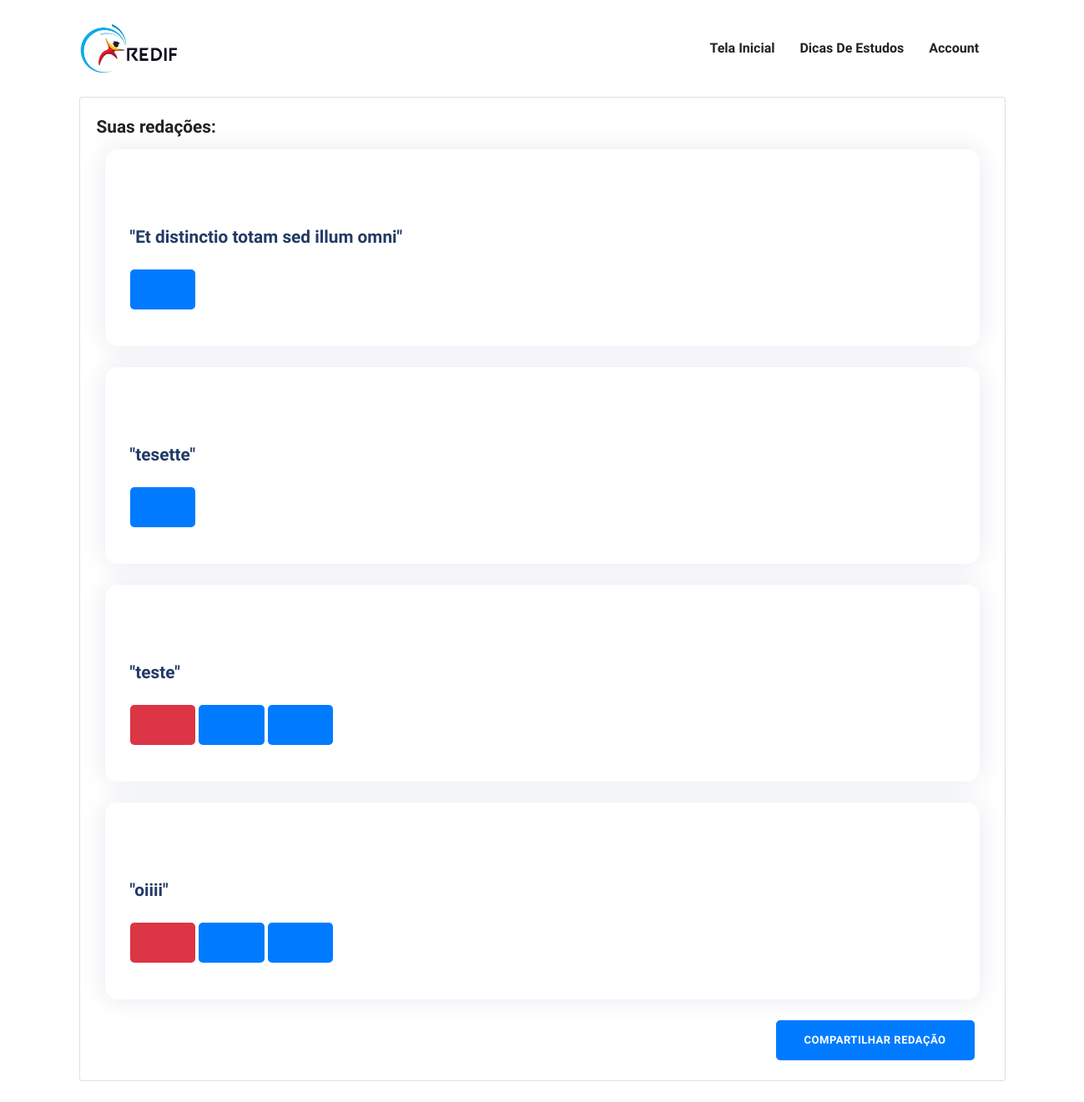
/redif/listar/ (signed in), run on an earlier commit of the app's database.
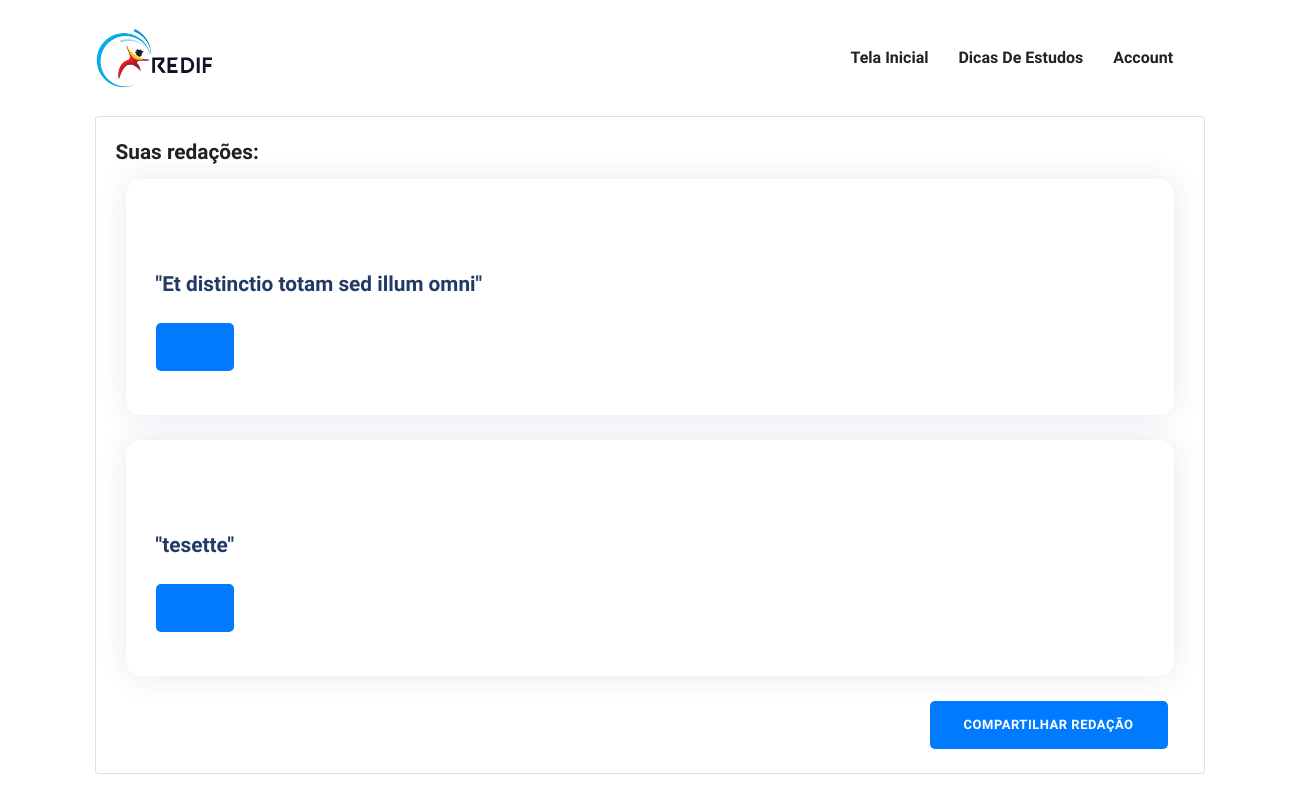
And on a later commit of the database.
### RedifApp/models.py (models this page shows)
class Redacao(models.Model):
    titulo = models.CharField(
        max_length = 45,
        blank = False,
        null = False,
    )
    area = models.CharField(
        blank=False,
        null = False,
        max_length=45,
    )
    tema = models.CharField(
        blank=False,
        null = False,
        max_length=45,
    )
    data_criacao = models.DateTimeField(
        blank=False,
        null = False,
        default= date.today,
    )
    conteudo = models.TextField(
        blank = False,
        null = False,
        max_length= 15000
    )
    comentario = models.TextField(
        max_length=300,
        blank= True,
        null= True,
        default=None
    )
    fk_autor = models.ForeignKey(
        User,
        on_delete=models.CASCADE,
    )

### RedifApp/views.py (the view)
# urls.py: path("listar/", views.listarRedacao, name='listarRedacao'),
def listarRedacao(request):
    Redacoes = Redacao.objects.all()
    context = {
        'Redacao': Redacoes,
        'Usuario' : usuario(request),
    }
    return render(request,'redacao/listar.html', context)

### RedifApp/views.py (called while the page is built)
def usuario(request):
    Usuario = False
    if User.is_authenticated:
        try:
            Usuario = request.user.id
            Usuario = User.objects.get(pk=Usuario)
        except: pass
    return Usuario

### templates/redacao/listar.html (shortened to what this page needs)
{% extends '-index.html' %}
{% load static %}
{%load static%}
{% block content %}
<div class="row">
    <div class="col-12">
        <div class="card">
            <div class="card-body">
                <h4 class="card-title">Suas redações: </h1>
                {% if Redacao %}
                {% for r in Redacao %}
                <div class="feature-item mb-5 mb-lg-0">
                    <div class="row">
                        <div class="col-sm-12">
                            <div class="feature-icon mb-4"><i class="icofont-file-text"></i>
                            <a href="/redif/detalhar/{{ r.id }}"><h4 class="mb-3">"{{r.titulo}}"</h4></a></div>
                            <div class="row">
                                <div class="col-sm-6">
                                    {% if r.fk_autor.id == Usuario.id%}
                                    <a href="/redif/deletar/{{ r.id }}">
                                        <button type="button" class="btn mb-1 btn-danger">
                                            <i class="icofont-bin"></i>
                                        </button>
                                    </a>
                                    <a href="/redif/editar/{{ r.id }}">
                                        <button type="button" class="btn mb-1 btn-primary">
                                            <span class="btn-icon-right"> <i class="icofont-edit"></i></span>
                                        </button>
                                    </a>
                                    {% endif %}
                                    <a href="/redif/detalhar/{{ r.id }}">
                                        <button type="button" class="btn mb-1 btn-primary">
                                            <span class="btn-icon-right"> <i class="icofont-external-link"></i></i></span>
                                        </button>
                                    </a>
                                </div>
                            </div>
                        </div>
                </div>
                </div>
                <br>
                {% endfor %}
                {% else %}
                <p>Não há redações, clique em compartilhar redações para adicioná-las</p>
                {% endif %}
                <div class="text-right mr-3">
                    <a href="/redif/criar/">
                        <button type="button" class="btn mb-1 btn-primary">
                            Compartilhar redação <span class="btn-icon-right"></span>
                        </button>
                    </a>
                </div>
            </div>
        </div>
    </div>
</div>
</div>
{% endblock %}

What changed in the data, as far as the page shows it:
removed Redacao: titulo "teste"
removed Redacao: titulo "oiiii"
